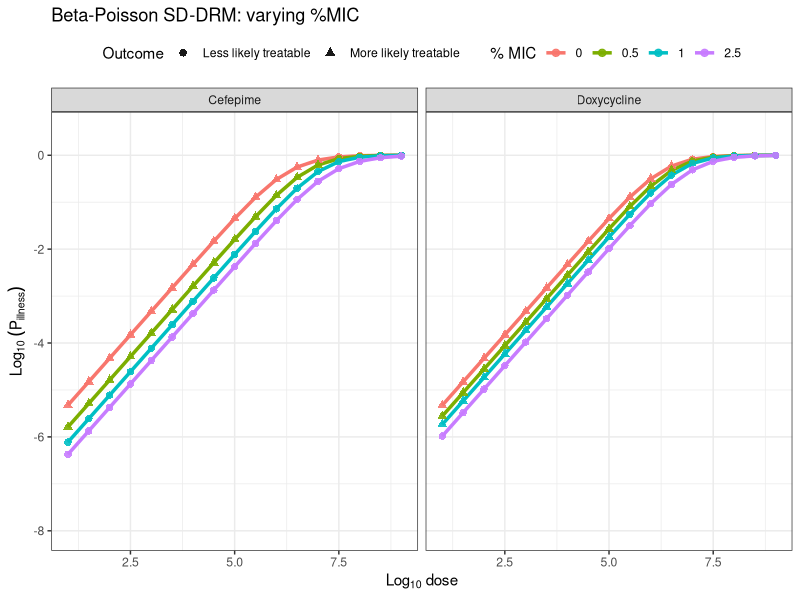
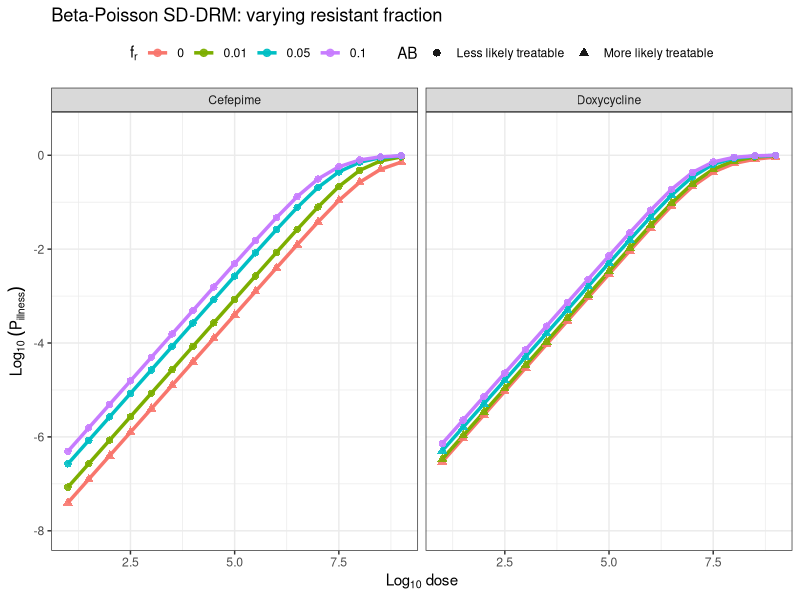

Recreate these plots in R, in order.
rm(list = ls())

library(ggplot2)
library(fitdistrplus)

# Create output folders

dir.create("results", showWarnings = FALSE)
dir.create("images", showWarnings = FALSE)

# Baseline beta-Poisson parameters

alpha <- 0.60
beta <- 1.31e6
tfs <- 1

doses <- 10^seq(1, 9, 0.5)

pMIC_values <- c(0, 0.5, 1, 2.5) / 100
fr_values <- c(0, 0.01, 0.05, 0.10)

fixed_pMIC <- 2 / 100

# Antibiotic-specific parameters

antibiotics <- data.frame(
  antibiotic = c("Cefepime", "Doxycycline"),
  MIC = c(0.5, 0.5),
  Emax = c(58.97, 63.03),
  EC50 = c(0.1137, 0.2184 ),
  fixed_fr = c(0.09, 0.20)
)

# Safe calculation of log(1 - exp(-x))

log1mexpm <- function(a) {
  ans <- numeric(length(a))
  ans[a <= log(2)] <- log(-expm1(-a[a <= log(2)]))
  ans[a > log(2)] <- log1p(-exp(-a[a > log(2)]))
  ans
}

# Simulate r values, apply antibiotic effect, and refit beta distribution

get_ab_beta <- function(alpha, beta, C, Emax, EC50, tfs, seed = 0, nsim = 1000) {
  
  set.seed(seed)
  
  r <- rbeta(nsim, alpha, beta)
  
  mu <- -1 / tfs * log1mexpm(r)
  
  mu_s <- mu + Emax * C / (EC50 + C)
  
  r_s <- -log1mexpm(mu_s * tfs)
  
  r_s <- r_s[is.finite(r_s)]
  r_s <- pmin(pmax(r_s, 1e-16), 1 - 1e-16)
  
  fit <- fitdist(r_s, "beta")
  
  c(
    alpha_s = unname(fit$estimate["shape1"]),
    beta_s = unname(fit$estimate["shape2"])
  )
}

# Beta-Poisson SD-DRM model

calc_bp_sd_drm <- function(fr, C, Emax, EC50, seed = 0) {
  
  pars <- get_ab_beta(
    alpha = alpha,
    beta = beta,
    C = C,
    Emax = Emax,
    EC50 = EC50,
    tfs = tfs,
    seed = seed
  )
  
  alpha_s <- pars["alpha_s"]
  beta_s <- pars["beta_s"]
  
  Ns <- doses * (1 - fr)
  Nr <- doses * fr
  
  riskbp <- 1 -
    (1 + Ns / beta_s)^(-alpha_s) *
    (1 + Nr / beta)^(-alpha)
  
  p_r_only <- 1 - (1 + Nr / beta)^(-alpha)
  
  p_s_only <- ((1 + Nr / beta)^(-alpha)) *
    (1 - (1 + Ns / beta_s)^(-alpha_s))
  
  status <- ifelse(
    p_r_only >= p_s_only,
    "Less likely treatable",
    "More likely treatable")
  
  data.frame(
    dose = log10(doses),
    riskbp = riskbp,
    riskbp_log10 = log10(pmax(riskbp, 1e-12)),
    abfailbp = status,
    alpha_s = alpha_s,
    beta_s = beta_s
  )
}

# Scenario A: varying %MIC

results_C <- do.call(rbind, lapply(1:nrow(antibiotics), function(i) {
  
  ab <- antibiotics[i, ]
  
  do.call(rbind, lapply(pMIC_values, function(pm) {
    
    out <- calc_bp_sd_drm(
      fr = ab$fixed_fr,
      C = pm * ab$MIC,
      Emax = ab$Emax,
      EC50 = ab$EC50,
      seed = 0
    )
    
    out$antibiotic <- ab$antibiotic
    out$pMIC <- factor(pm * 100, levels = c(0, 0.5, 1, 2.5))
    out$fr <- ab$fixed_fr
    out$scenario <- "Varying %MIC"
    
    out
  }))
}))

# Scenario B: varying resistant fraction

results_fr <- do.call(rbind, lapply(1:nrow(antibiotics), function(i) {
  
  ab <- antibiotics[i, ]
  
  do.call(rbind, lapply(fr_values, function(fr) {
    
    out <- calc_bp_sd_drm(
      fr = fr,
      C = fixed_pMIC * ab$MIC,
      Emax = ab$Emax,
      EC50 = ab$EC50,
      seed = 42
    )
    
    out$antibiotic <- ab$antibiotic
    out$pMIC <- fixed_pMIC * 100
    out$fr <- factor(fr, levels = fr_values)
    out$scenario <- "Varying resistant fraction"
    
    out
  }))
}))

# Save CSV outputs

write.csv(
  results_C,
  file.path("results", "BP_SD_DRM_vary_MIC.csv"),
  row.names = FALSE
)

write.csv(
  results_fr,
  file.path("results", "BP_SD_DRM_vary_fr.csv"),
  row.names = FALSE
)

# Plot A: varying %MIC

plot_C <- ggplot(results_C, aes(x = dose, y = riskbp_log10)) +
  geom_line(aes(colour = pMIC), linewidth = 1.2) +
  geom_point(aes(colour = pMIC, shape = abfailbp), size = 2.2, alpha = 0.9) +
  facet_wrap(~ antibiotic) +
  coord_cartesian(ylim = c(-8, 0.5)) +
  labs(
    x = expression(Log[10]~dose),
    y = expression(Log[10]~(P[illness])),
    colour = expression('%'~MIC),
    shape = "Outcome",
    title = "Beta-Poisson SD-DRM: varying %MIC"
  ) +
  theme_bw() +
  theme(
    legend.position = "top",
    panel.background = element_rect(fill = "white", colour = NA),
    plot.background = element_rect(fill = "white", colour = NA)
  )

print(plot_C)

ggsave(
  file.path("images", "BP_SD_DRM_vary_MIC.png"),
  plot_C,
  width = 9,
  height = 6,
  dpi = 300,
  bg = "white"
)

# Plot B: varying resistant fraction

plot_fr <- ggplot(results_fr, aes(x = dose, y = riskbp_log10)) +
  geom_line(aes(colour = fr), linewidth = 1.2) +
  geom_point(aes(colour = fr, shape = abfailbp), size = 2.2, alpha = 0.9) +
  facet_wrap(~ antibiotic) +
  coord_cartesian(ylim = c(-8, 0.5)) +
  labs(
    x = expression(Log[10]~dose),
    y = expression(Log[10]~(P[illness])),
    colour = expression(f[r]),
    shape = "AB",
    title = "Beta-Poisson SD-DRM: varying resistant fraction"
  ) +
  theme_bw() +
  theme(
    legend.position = "top",
    panel.background = element_rect(fill = "white", colour = NA),
    plot.background = element_rect(fill = "white", colour = NA)
  )

print(plot_fr)

ggsave(
  file.path("images", "BP_SD_DRM_vary_fr.png"),
  plot_fr,
  width = 9,
  height = 6,
  dpi = 300,
  bg = "white"
)
